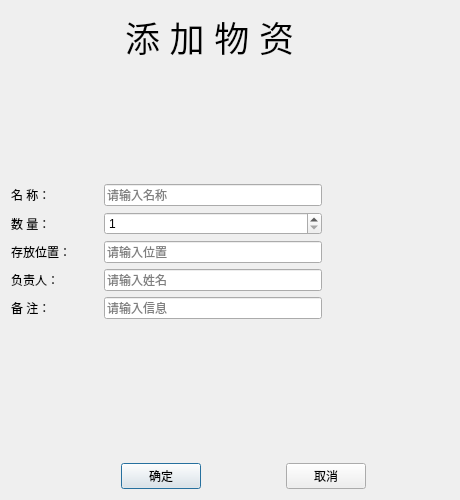
<?xml version="1.0" encoding="UTF-8"?>
<ui version="4.0">
 <class>addmaterial</class>
 <widget class="QDialog" name="addmaterial">
  <property name="geometry">
   <rect>
    <x>0</x>
    <y>0</y>
    <width>460</width>
    <height>500</height>
   </rect>
  </property>
  <property name="windowTitle">
   <string>添加物资</string>
  </property>
  <layout class="QGridLayout" name="gridLayout">
   <item row="0" column="0">
    <layout class="QHBoxLayout" name="horizontalLayout_3">
     <item>
      <spacer name="horizontalSpacer_4">
       <property name="orientation">
        <enum>Qt::Horizontal</enum>
       </property>
       <property name="sizeHint" stdset="0">
        <size>
         <width>40</width>
         <height>20</height>
        </size>
       </property>
      </spacer>
     </item>
     <item>
      <widget class="QLabel" name="label">
       <property name="font">
        <font>
         <family>Arial</family>
         <pointsize>26</pointsize>
        </font>
       </property>
       <property name="text">
        <string>添 加 物 资</string>
       </property>
      </widget>
     </item>
     <item>
      <spacer name="horizontalSpacer_5">
       <property name="orientation">
        <enum>Qt::Horizontal</enum>
       </property>
       <property name="sizeHint" stdset="0">
        <size>
         <width>40</width>
         <height>20</height>
        </size>
       </property>
      </spacer>
     </item>
    </layout>
   </item>
   <item row="1" column="1">
    <spacer name="verticalSpacer_2">
     <property name="orientation">
      <enum>Qt::Vertical</enum>
     </property>
     <property name="sizeHint" stdset="0">
      <size>
       <width>20</width>
       <height>53</height>
      </size>
     </property>
    </spacer>
   </item>
   <item row="2" column="1">
    <spacer name="verticalSpacer">
     <property name="orientation">
      <enum>Qt::Vertical</enum>
     </property>
     <property name="sizeHint" stdset="0">
      <size>
       <width>20</width>
       <height>53</height>
      </size>
     </property>
    </spacer>
   </item>
   <item row="3" column="0">
    <layout class="QHBoxLayout" name="horizontalLayout_9" stretch="2,5,2">
     <item>
      <widget class="QLabel" name="label_name">
       <property name="text">
        <string>名 称：</string>
       </property>
      </widget>
     </item>
     <item>
      <widget class="QLineEdit" name="lineEdit_name">
       <property name="placeholderText">
        <string>请输入名称</string>
       </property>
       <property name="clearButtonEnabled">
        <bool>true</bool>
       </property>
      </widget>
     </item>
     <item>
      <spacer name="horizontalSpacer_9">
       <property name="orientation">
        <enum>Qt::Horizontal</enum>
       </property>
       <property name="sizeHint" stdset="0">
        <size>
         <width>40</width>
         <height>20</height>
        </size>
       </property>
      </spacer>
     </item>
    </layout>
   </item>
   <item row="4" column="0">
    <layout class="QHBoxLayout" name="horizontalLayout_6" stretch="2,5,2">
     <item>
      <widget class="QLabel" name="label_num">
       <property name="text">
        <string>数 量：</string>
       </property>
      </widget>
     </item>
     <item>
      <widget class="QSpinBox" name="spinBox_num">
       <property name="minimum">
        <number>1</number>
       </property>
      </widget>
     </item>
     <item>
      <spacer name="horizontalSpacer_6">
       <property name="orientation">
        <enum>Qt::Horizontal</enum>
       </property>
       <property name="sizeHint" stdset="0">
        <size>
         <width>40</width>
         <height>20</height>
        </size>
       </property>
      </spacer>
     </item>
    </layout>
   </item>
   <item row="5" column="0">
    <layout class="QHBoxLayout" name="horizontalLayout_10" stretch="2,5,2">
     <item>
      <widget class="QLabel" name="label_place">
       <property name="text">
        <string>存放位置：</string>
       </property>
      </widget>
     </item>
     <item>
      <widget class="QLineEdit" name="lineEdit_place">
       <property name="placeholderText">
        <string>请输入位置</string>
       </property>
       <property name="clearButtonEnabled">
        <bool>true</bool>
       </property>
      </widget>
     </item>
     <item>
      <spacer name="horizontalSpacer_10">
       <property name="orientation">
        <enum>Qt::Horizontal</enum>
       </property>
       <property name="sizeHint" stdset="0">
        <size>
         <width>40</width>
         <height>20</height>
        </size>
       </property>
      </spacer>
     </item>
    </layout>
   </item>
   <item row="6" column="0">
    <layout class="QHBoxLayout" name="horizontalLayout_11" stretch="2,5,2">
     <item>
      <widget class="QLabel" name="label_name2">
       <property name="text">
        <string>负责人：</string>
       </property>
      </widget>
     </item>
     <item>
      <widget class="QLineEdit" name="lineEdit_name_fuze">
       <property name="placeholderText">
        <string>请输入姓名</string>
       </property>
       <property name="clearButtonEnabled">
        <bool>true</bool>
       </property>
      </widget>
     </item>
     <item>
      <spacer name="horizontalSpacer_11">
       <property name="orientation">
        <enum>Qt::Horizontal</enum>
       </property>
       <property name="sizeHint" stdset="0">
        <size>
         <width>40</width>
         <height>20</height>
        </size>
       </property>
      </spacer>
     </item>
    </layout>
   </item>
   <item row="7" column="0">
    <layout class="QHBoxLayout" name="horizontalLayout_12" stretch="2,5,2">
     <item>
      <widget class="QLabel" name="label_Borrower">
       <property name="text">
        <string>备 注：</string>
       </property>
      </widget>
     </item>
     <item>
      <widget class="QLineEdit" name="lineEdit_note">
       <property name="placeholderText">
        <string>请输入信息</string>
       </property>
       <property name="clearButtonEnabled">
        <bool>true</bool>
       </property>
      </widget>
     </item>
     <item>
      <spacer name="horizontalSpacer_12">
       <property name="orientation">
        <enum>Qt::Horizontal</enum>
       </property>
       <property name="sizeHint" stdset="0">
        <size>
         <width>40</width>
         <height>20</height>
        </size>
       </property>
      </spacer>
     </item>
    </layout>
   </item>
   <item row="8" column="2">
    <spacer name="verticalSpacer_3">
     <property name="orientation">
      <enum>Qt::Vertical</enum>
     </property>
     <property name="sizeHint" stdset="0">
      <size>
       <width>20</width>
       <height>138</height>
      </size>
     </property>
    </spacer>
   </item>
   <item row="9" column="0">
    <layout class="QHBoxLayout" name="horizontalLayout">
     <item>
      <spacer name="horizontalSpacer_3">
       <property name="orientation">
        <enum>Qt::Horizontal</enum>
       </property>
       <property name="sizeHint" stdset="0">
        <size>
         <width>119</width>
         <height>20</height>
        </size>
       </property>
      </spacer>
     </item>
     <item>
      <widget class="QPushButton" name="pushButton_ok">
       <property name="text">
        <string>确定</string>
       </property>
      </widget>
     </item>
     <item>
      <spacer name="horizontalSpacer">
       <property name="orientation">
        <enum>Qt::Horizontal</enum>
       </property>
       <property name="sizeHint" stdset="0">
        <size>
         <width>87</width>
         <height>20</height>
        </size>
       </property>
      </spacer>
     </item>
     <item>
      <widget class="QPushButton" name="pushButton_cancel">
       <property name="text">
        <string>取消</string>
       </property>
      </widget>
     </item>
     <item>
      <spacer name="horizontalSpacer_2">
       <property name="orientation">
        <enum>Qt::Horizontal</enum>
       </property>
       <property name="sizeHint" stdset="0">
        <size>
         <width>52</width>
         <height>20</height>
        </size>
       </property>
      </spacer>
     </item>
    </layout>
   </item>
  </layout>
 </widget>
 <resources/>
 <connections>
  <connection>
   <sender>pushButton_cancel</sender>
   <signal>clicked()</signal>
   <receiver>addmaterial</receiver>
   <slot>close()</slot>
   <hints>
    <hint type="sourcelabel">
     <x>320</x>
     <y>482</y>
    </hint>
    <hint type="destinationlabel">
     <x>229</x>
     <y>249</y>
    </hint>
   </hints>
  </connection>
 </connections>
 <buttongroups>
  <buttongroup name="buttonGroup_borrow"/>
 </buttongroups>
</ui>
